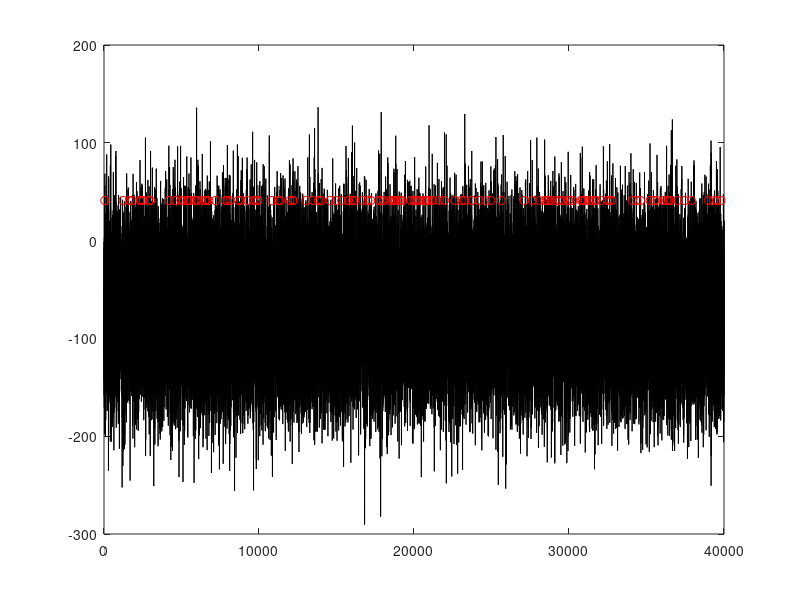

Write the MATLAB code that produced this figure.
clear all

figure('COlor','w')
Ne=1;                 Ni=0;
re=rand(Ne,1);          ri=rand(Ni,1);
a=[0.02*ones(Ne,1);     0.02+0.08*ri];
b=[0.2*ones(Ne,1);      0.25-0.05*ri];
c=[-65+15*0.8.^2;        -65*ones(Ni,1)];
d=[8-6*1.^2;           2*ones(Ni,1)];

S=[0.5*rand(Ne+Ni,Ne),  -rand(Ne+Ni,Ni)];

v=-65*ones(Ne+Ni,1);    % Initial values of v
u=b.*v;                 % Initial values of u
firings=[];             % spike timings
time_sim=40000;  % simulation time in ms
lowmod= medfilt1(randn(1,time_sim),100).*3;

% Used as a dummy way to affect the spike rate
dummy_rate = 4; % Default is 4

for t=1:time_sim         % simulation of 1000 ms
  I=[dummy_rate*randn(Ne,1)+lowmod(t);2*randn(Ni,1)]; % thalamic input
  fired=find(v>=30);    % indices of spikes
  firings=[firings; t+0*fired,fired];
  v(fired)=c(fired);
  u(fired)=u(fired)+d(fired);
  I=I+sum(S(:,fired),2);
  v=v+0.5*(0.04*v.^2+5*v+140-u+I); % step 0.5 ms
  v=v+0.5*(0.04*v.^2+5*v+140-u+I); % for numerical
  u=u+a.*(b.*v-u);  
  vx=v(1);vx(vx>30)=30;
  
  volt(t,1)=vx;
end;

noiselevel= 50;% 8; default% noise level
volt=volt+ randn(length(volt),1).*noiselevel;

plot(volt,'k')
hold on, plot(firings(:,1), firings(:,2)+40,'or')

spike_rate = (size(firings, 1))/length(volt)
size(firings)